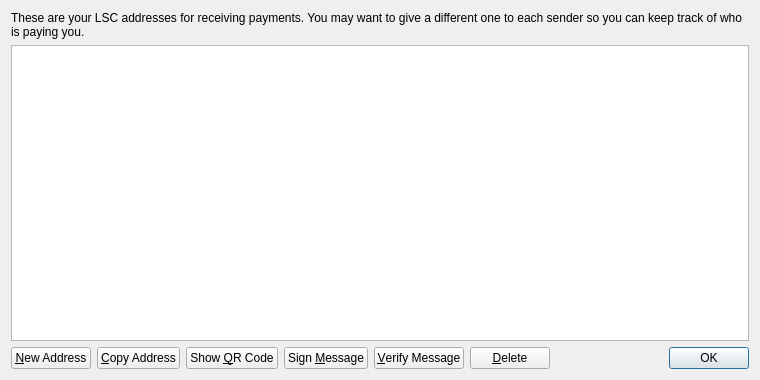
<?xml version="1.0" encoding="UTF-8"?>
<ui version="4.0">
 <class>AddressBookPage</class>
 <widget class="QWidget" name="AddressBookPage">
  <property name="geometry">
   <rect>
    <x>0</x>
    <y>0</y>
    <width>760</width>
    <height>380</height>
   </rect>
  </property>
  <property name="windowTitle">
   <string>Address Book</string>
  </property>
  <layout class="QVBoxLayout" name="verticalLayout">
   <item>
    <widget class="QLabel" name="labelExplanation">
     <property name="text">
      <string>These are your LSC addresses for receiving payments. You may want to give a different one to each sender so you can keep track of who is paying you.</string>
     </property>
     <property name="textFormat">
      <enum>Qt::PlainText</enum>
     </property>
     <property name="wordWrap">
      <bool>true</bool>
     </property>
    </widget>
   </item>
   <item>
    <widget class="QTableView" name="tableView">
     <property name="contextMenuPolicy">
      <enum>Qt::CustomContextMenu</enum>
     </property>
     <property name="toolTip">
      <string>Double-click to edit address or label</string>
     </property>
     <property name="tabKeyNavigation">
      <bool>false</bool>
     </property>
     <property name="alternatingRowColors">
      <bool>true</bool>
     </property>
     <property name="selectionMode">
      <enum>QAbstractItemView::SingleSelection</enum>
     </property>
     <property name="selectionBehavior">
      <enum>QAbstractItemView::SelectRows</enum>
     </property>
     <property name="sortingEnabled">
      <bool>true</bool>
     </property>
     <attribute name="verticalHeaderVisible">
      <bool>false</bool>
     </attribute>
    </widget>
   </item>
   <item>
    <layout class="QHBoxLayout" name="horizontalLayout">
     <item>
      <widget class="QPushButton" name="newAddressButton">
       <property name="toolTip">
        <string>Create a new address</string>
       </property>
       <property name="text">
        <string>&amp;New Address</string>
       </property>
       <property name="icon">
        <iconset resource="../bitcoin.qrc">
         <normaloff>:/icons/add</normaloff>:/icons/add</iconset>
       </property>
      </widget>
     </item>
     <item>
      <widget class="QPushButton" name="copyToClipboard">
       <property name="toolTip">
        <string>Copy the currently selected address to the system clipboard</string>
       </property>
       <property name="text">
        <string>&amp;Copy Address</string>
       </property>
       <property name="icon">
        <iconset resource="../bitcoin.qrc">
         <normaloff>:/icons/editcopy</normaloff>:/icons/editcopy</iconset>
       </property>
      </widget>
     </item>
     <item>
      <widget class="QPushButton" name="showQRCode">
       <property name="text">
        <string>Show &amp;QR Code</string>
       </property>
       <property name="icon">
        <iconset resource="../bitcoin.qrc">
         <normaloff>:/icons/qrcode</normaloff>:/icons/qrcode</iconset>
       </property>
      </widget>
     </item>
     <item>
      <widget class="QPushButton" name="signMessage">
       <property name="toolTip">
        <string>Sign a message to prove you own a LSC address</string>
       </property>
       <property name="text">
        <string>Sign &amp;Message</string>
       </property>
       <property name="icon">
        <iconset resource="../bitcoin.qrc">
         <normaloff>:/icons/edit</normaloff>:/icons/edit</iconset>
       </property>
      </widget>
     </item>
     <item>
      <widget class="QPushButton" name="verifyMessage">
       <property name="toolTip">
        <string>Verify a message to ensure it was signed with a specified LSC address</string>
       </property>
       <property name="text">
        <string>&amp;Verify Message</string>
       </property>
       <property name="icon">
        <iconset resource="../bitcoin.qrc">
         <normaloff>:/icons/transaction_0</normaloff>:/icons/transaction_0</iconset>
       </property>
      </widget>
     </item>
     <item>
      <widget class="QPushButton" name="deleteButton">
       <property name="toolTip">
        <string>Delete the currently selected address from the list</string>
       </property>
       <property name="text">
        <string>&amp;Delete</string>
       </property>
       <property name="icon">
        <iconset resource="../bitcoin.qrc">
         <normaloff>:/icons/remove</normaloff>:/icons/remove</iconset>
       </property>
      </widget>
     </item>
     <item>
      <spacer name="horizontalSpacer">
       <property name="orientation">
        <enum>Qt::Horizontal</enum>
       </property>
       <property name="sizeHint" stdset="0">
        <size>
         <width>40</width>
         <height>20</height>
        </size>
       </property>
      </spacer>
     </item>
     <item>
      <widget class="QDialogButtonBox" name="buttonBox">
       <property name="sizePolicy">
        <sizepolicy hsizetype="Maximum" vsizetype="Fixed">
         <horstretch>0</horstretch>
         <verstretch>0</verstretch>
        </sizepolicy>
       </property>
       <property name="standardButtons">
        <set>QDialogButtonBox::Ok</set>
       </property>
      </widget>
     </item>
    </layout>
   </item>
  </layout>
 </widget>
 <resources>
  <include location="../bitcoin.qrc"/>
 </resources>
 <connections/>
</ui>
